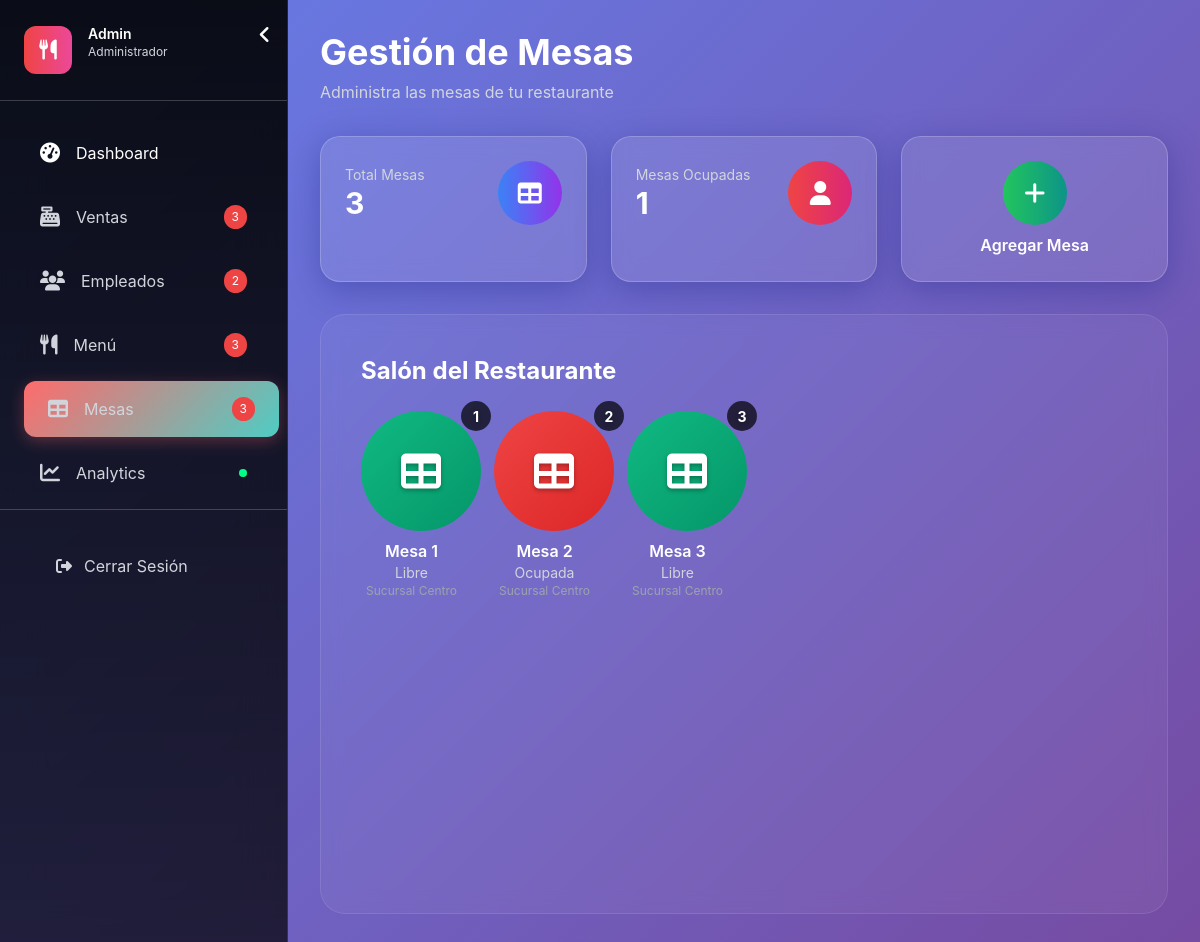
The app's page /pages/admin/mesas.php, older data.
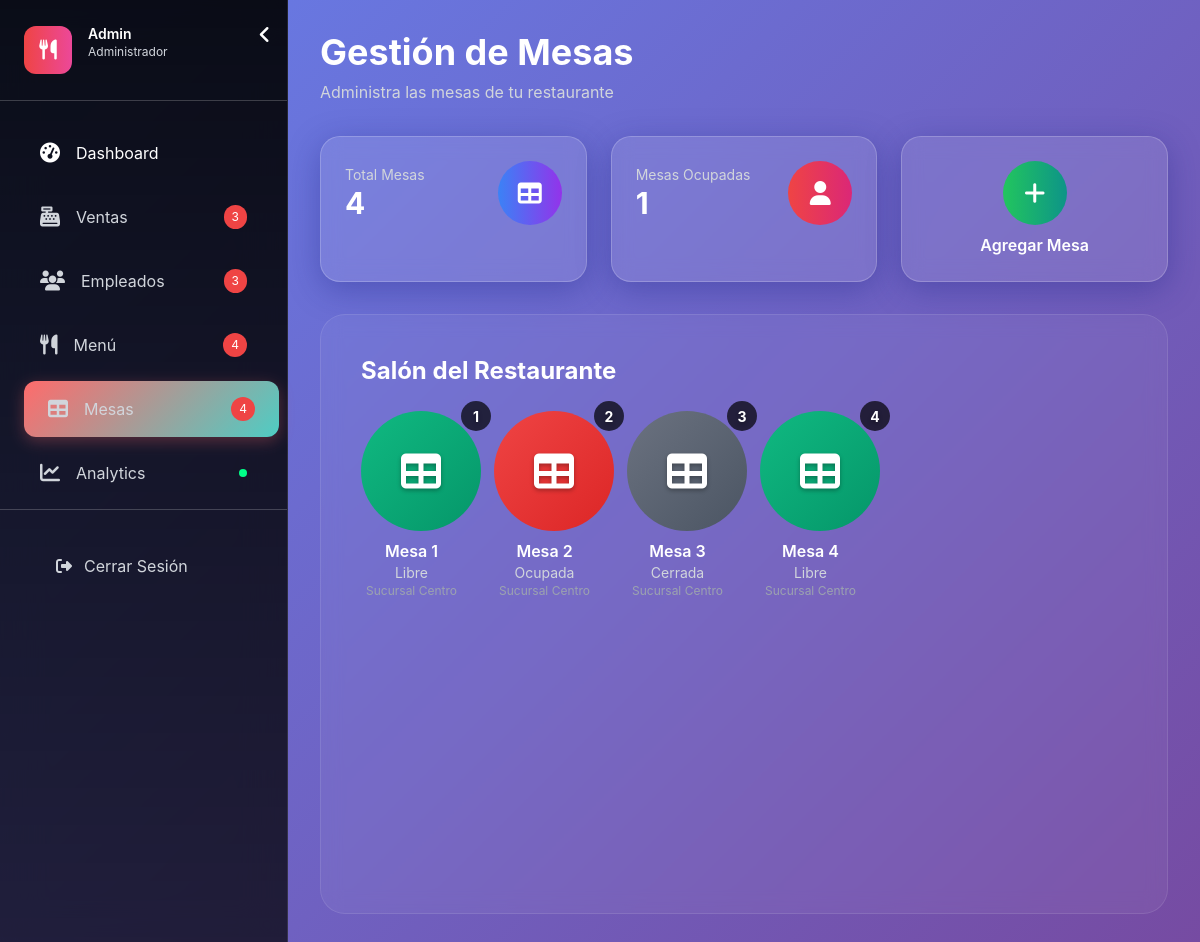
The same page, newer data.
### tables this page shows
CREATE TABLE `mesas` (
  `id` int(11) NOT NULL,
  `numero` int(11) NOT NULL,
  `sucursal_id` int(11) NOT NULL,
  `estado` enum('libre','ocupada','cerrada','en_preparacion') DEFAULT 'libre',
  `created_at` timestamp NOT NULL DEFAULT current_timestamp(),
  `updated_at` timestamp NOT NULL DEFAULT current_timestamp() ON UPDATE current_timestamp()
);

CREATE TABLE `sucursales` (
  `id` int(11) NOT NULL,
  `nombre` varchar(100) NOT NULL,
  `direccion` varchar(255) DEFAULT NULL,
  `estado` enum('activa','inactiva') DEFAULT 'activa',
  `created_at` timestamp NOT NULL DEFAULT current_timestamp(),
  `updated_at` timestamp NOT NULL DEFAULT current_timestamp() ON UPDATE current_timestamp()
);

### controllers/admin/dashboard_controller.php (called while the page is built, shortened)
<?php
$sql_total_empleados = "SELECT COUNT(*) as total FROM usuarios WHERE rol_id != 1";
$stmt = $pdo->query($sql_total_empleados);
if ($stmt->rowCount() > 0) {
    $row = $stmt->fetch();
    $total_empleados = $row['total'];
}
$sql_total_menu = "SELECT COUNT(*) as total FROM menu";
$stmt = $pdo->query($sql_total_menu);
if ($stmt->rowCount() > 0) {
    $row = $stmt->fetch();
    $total_menu = $row['total'];
}
$sql_total_mesas = "SELECT COUNT(*) as total FROM mesas";
$stmt = $pdo->query($sql_total_mesas);
if ($stmt->rowCount() > 0) {
    $row = $stmt->fetch();
    $total_mesas = $row['total'];
}
?>

### pages/admin/mesas.php (the view, shortened to what the changed rows need)
<?php
require_once '../../controllers/db.php';
$stmt = $pdo->prepare("SELECT COUNT(*) as total FROM mesas");
$stmt->execute();
$totalMesas = $stmt->fetch()['total'];
$stmt = $pdo->prepare("SELECT m.*, s.nombre as sucursal_nombre FROM mesas m LEFT JOIN sucursales s ON m.sucursal_id = s.id ORDER BY m.numero");
$stmt->execute();
$mesas = $stmt->fetchAll();
include '../../components/navbar.php';
?>
<!DOCTYPE html>
<html lang="es">
<head>
    <script src="https://cdn.tailwindcss.com"></script>
    <link rel="stylesheet" href="https://cdnjs.cloudflare.com/ajax/libs/font-awesome/6.4.0/css/all.min.css">
</head>
<body>
    <div class="main-content ml-72 transition-all duration-300">
        <div class="p-8">
            <div class="mb-8">
                <h1 class="text-4xl font-bold text-white mb-2">Gestión de Mesas</h1>
            </div>
            <div class="grid grid-cols-1 md:grid-cols-3 gap-6 mb-8">
                <div class="glass-card p-6">
                    <div class="flex items-center justify-between">
                        <div>
                            <p class="text-gray-300 text-sm">Total Mesas</p>
                            <p class="text-3xl font-bold text-white"><?= $totalMesas ?></p>
                        </div>
                    </div>
                </div>
            </div>
            <div class="salon-container">
                <h2 class="text-2xl font-bold text-white mb-6">Salón del Restaurante</h2>
                <div class="grid grid-cols-2 md:grid-cols-4 lg:grid-cols-6 gap-8" id="salonMesas">
                    <?php foreach($mesas as $mesa): ?>
                        <div class="text-center">
                            <div class="mesa-icon mesa-<?= $mesa['estado'] ?>"
                                 onclick="abrirModalEditar(<?= $mesa['id'] ?>)"
                                 title="Mesa <?= $mesa['numero'] ?>">
                                <div class="mesa-numero"><?= $mesa['numero'] ?></div>
                                <i class="fas fa-table"></i>
                            </div>
                            <p class="text-white mt-2 font-semibold">Mesa <?= $mesa['numero'] ?></p>
                            <p class="text-sm text-gray-300"><?= ucfirst(str_replace('_', ' ', $mesa['estado'])) ?></p>
                            <?php if($mesa['sucursal_nombre']): ?>
                                <p class="text-xs text-gray-400"><?= $mesa['sucursal_nombre'] ?></p>
                            <?php endif; ?>
                        </div>
                    <?php endforeach; ?>
                </div>
            </div>
        </div>
    </div>
</body>
</html>

### components/navbar.php (shortened to what the changed rows need)
<?php
require_once '../../controllers/db.php';
require_once '../../controllers/admin/dashboard_controller.php';
$total_empleados = $total_empleados ?? 0;
$total_menu = $total_menu ?? 0;
$total_mesas = $total_mesas ?? 0;
?>
<!DOCTYPE html>
<html lang="es">
<head>
    <script src="https://cdn.tailwindcss.com"></script>
    <link rel="stylesheet" href="https://cdnjs.cloudflare.com/ajax/libs/font-awesome/6.4.0/css/all.min.css">
</head>
<body>
    <div id="sidebar" class="sidebar fixed top-0 left-0 w-72 h-full z-40 transition-all duration-300">
        <nav class="mt-6 flex-1">
            <a href="empleados.php" class="nav-link">
                <div class="nav-item" data-page="empleados">
                    <div class="px-6 py-4 flex items-center text-gray-300 hover:text-white">
                        <i class="fas fa-users text-xl mr-4"></i>
                        <span class="sidebar-text">Empleados</span>
                        <span class="sidebar-text ml-auto bg-red-500 text-white text-xs px-2 py-1 rounded-full"><?= $total_empleados ?></span>
                    </div>
                </div>
            </a>
            <a href="menu.php" class="nav-link">
                <div class="nav-item" data-page="menu">
                    <div class="px-6 py-4 flex items-center text-gray-300 hover:text-white">
                        <i class="fas fa-utensils text-xl mr-4"></i>
                        <span class="sidebar-text">Menú</span>
                        <span class="sidebar-text ml-auto bg-red-500 text-white text-xs px-2 py-1 rounded-full"><?= $total_menu ?></span>
                    </div>
                </div>
            </a>
            <a href="mesas.php" class="nav-link">
                <div class="nav-item" data-page="mesas">
                    <div class="px-6 py-4 flex items-center text-gray-300 hover:text-white">
                        <i class="fas fa-table text-xl mr-4"></i>
                        <span class="sidebar-text">Mesas</span>
                        <span class="sidebar-text ml-auto bg-red-500 text-white text-xs px-2 py-1 rounded-full"><?= $total_mesas ?></span>
                    </div>
                </div>
            </a>
        </nav>
    </div>
</body>
</html>

Row changes from the older to the newer data that the page shows:
changed mesas: estado "Libre" → "Cerrada"
added mesas: numero "4", estado "Libre", sucursal.nombre "Sucursal Centro"
Text that changed along with them:
$total_empleados: "2" → "3"
$total_menu: "3" → "4"
$total_mesas: "3" → "4"
$totalMesas: "3" → "4"
